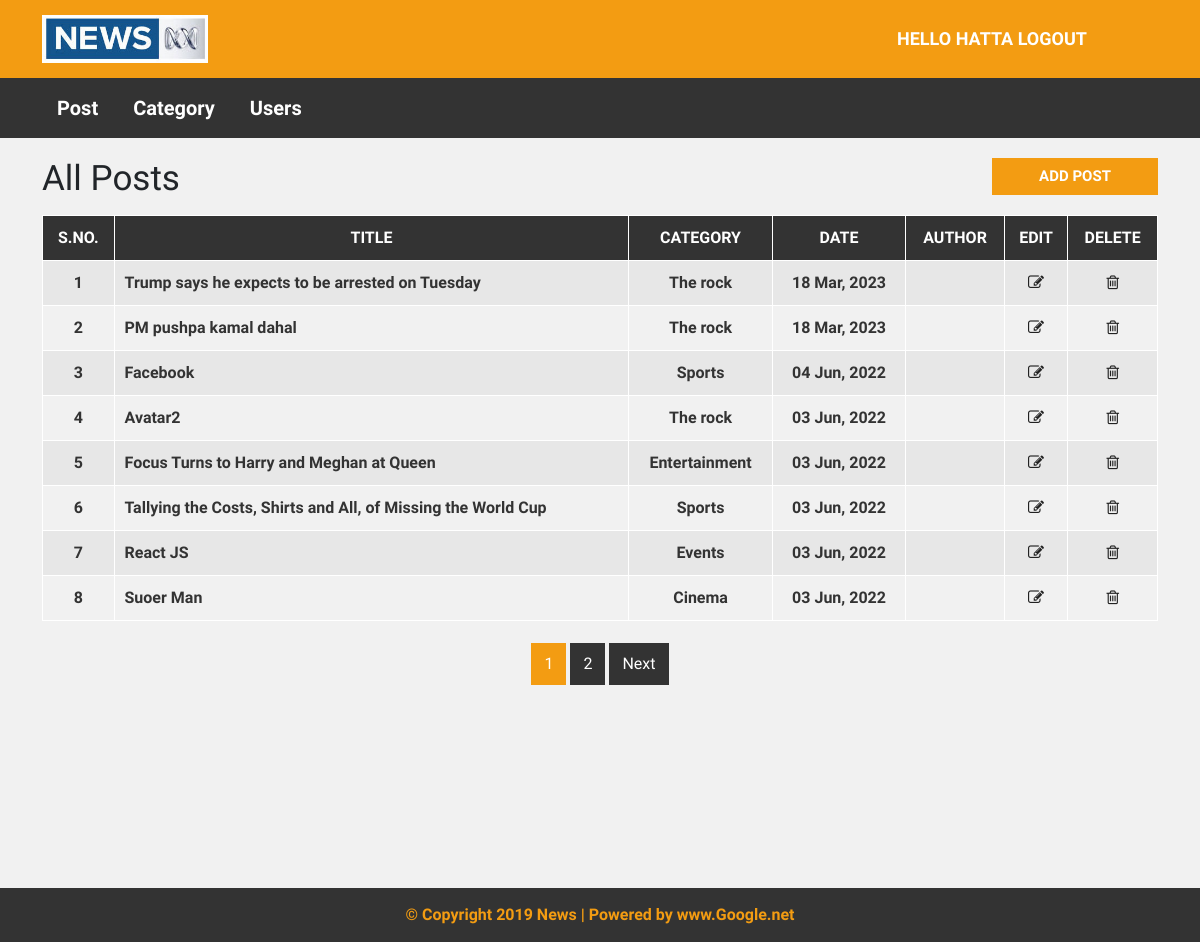
The app's page /admin/post.php (signed in) with its own data.
### tables this page shows
CREATE TABLE `post` (
  `post_id` int(11) NOT NULL,
  `title` varchar(100) NOT NULL,
  `description` text NOT NULL,
  `category` varchar(100) NOT NULL,
  `post_date` varchar(50) NOT NULL,
  `author` int(11) NOT NULL,
  `post_img` varchar(100) NOT NULL
);

CREATE TABLE `category` (
  `category_id` int(11) NOT NULL,
  `category_name` varchar(100) NOT NULL,
  `post` int(11) NOT NULL DEFAULT 0
);

### admin/post.php (the view, shortened to what this page needs)
<?php include ("header.php"); ?>
  <div id="admin-content">
      <div class="container">
          <div class="row">
              <div class="col-md-10">
                  <h1 class="admin-heading">All Posts</h1>
              </div>
              <div class="col-md-2">
                  <a class="add-new" href="add-post.php">add post</a>
              </div>
              <div class="col-md-12">
                <?php
                  include('config.php');
                  $limit = 8;
                  if (isset($_GET['page'])) {
                    $page = $_GET['page'];
                  }else{
                      $page = 1;
                  }
                  $offset = ($page -1)*$limit;
                if ($_SESSION['user_role'] == '1') {
                    $sql = "SELECT *FROM post
                    LEFT JOIN category ON post.category = category.category_id
                    LEFT JOIN user ON post.author = user.user_id
                    ORDER BY post.post_id DESC LIMIT {$offset},{$limit}";
                }elseif($_SESSION['user_role'] == '0'){
                  $sql = "SELECT *FROM post
                  LEFT JOIN category ON post.category = category.category_id
                  LEFT JOIN user ON post.author = user.user_id WHERE post.author={$_SESSION['user_id']}
                   ORDER BY post.post_id DESC LIMIT {$offset},{$limit}";
                }
                  $query = mysqli_query($conn, $sql);
                    if (mysqli_num_rows($query) > 0) {
                ?>
                  <table class="content-table">
                      <thead>
                          <th>S.No.</th>
                          <th>Title</th>
                          <th>Category</th>
                          <th>Date</th>
                          <th>Author</th>
                          <th>Edit</th>
                          <th>Delete</th>
                      </thead>
                      <tbody>
                        <?php
                        $serial = $offset + 1;
                        while ($row = mysqli_fetch_assoc($query)) { ?>
                          <tr>
                              <td class='id'><?php echo $serial; ?></td>
                              <td><?php echo $row['title']; ?></td>
                              <td><?php echo $row['category_name']; ?></td>
                              <td><?php echo $row['post_date']; ?></td>
                              <td><?php echo $row['username']; ?></td>
                              <td class='edit'><a href='update-post.php?id=<?php echo $row['post_id']; ?>'><i class='fa fa-edit'></i></a></td>
                              <td class='delete'><a href='delete-post.php?id=<?php echo $row['post_id']; ?>&catid=<?php echo $row['category']; ?>'><i class='fa fa-trash-o'></i></a></td>
                          </tr>
                        <?php
                        $serial++;
                       }
                        ?>
                      </tbody>
                  </table>
                <?php
                  $sql1 = "SELECT *FROM post";
                  $result1 = mysqli_query($conn, $sql1);
                  if (mysqli_num_rows($result1)>0) {
                      $total_records = mysqli_num_rows($result1);
                      $total_page = ceil($total_records / $limit);
                      echo"<ul class='pagination admin-pagination'>";
                      for ($i=1; $i <= $total_page; $i++) {
                          if ($i == $page) {
                            $active = "active";
                          }else{
                            $active = "";
                          }
                        echo'<li class="'.$active.'"><a href="post.php?page='.$i.'">'.$i.'</a></li>';
                      }
                      if ($total_page > $page) {
                        echo'<li><a href="post.php?page='.($page+1).'">Next</a></li>';
                      }
                    echo"</ul>";
                  }
                    }
                ?>
              </div>
          </div>
      </div>
  </div>
<?php include "footer.php"; ?>

### css/style.css (style rules this page uses)
body { background: #f1f1f1; font-family: 'Libre Franklin', sans-serif; }
a, a:hover, a:focus { text-decoration: none; outline: none; }
ul { margin: 0; padding: 0; list-style: none; }
#admin-content { padding: 20px 0; min-height: 750px; }
#admin-content .admin-heading { font-size: 35px; margin: 0 0 15px; }
#admin-content .add-new { color: #fff; background-color: #F39C12; font-size: 15px; font-weight: 600; text-align: center; text-transform: uppercase; padding: 7px 10px; display: block; transition: all 0.3s; }
#admin-content .content-table { border: 1px solid #1B2631; width: 100%; margin: 0 0 20px; }
#admin-content .content-table thead { color: #fff; background-color: #333; }
#admin-content .content-table th { padding: 10px; border: 1px solid #fff; font-weight: 600; text-align: center; text-transform: uppercase; }
#admin-content .content-table tbody { color: #333; }
#admin-content .content-table tbody tr { background-color: #e7e7e7; }
#admin-content .content-table tbody tr:nth-child(even) { background-color: transparent; }
#admin-content .content-table tbody td { padding: 10px; border: 1px solid #fff; font-weight: 600; text-align: center; }
#admin-content .content-table tbody td:nth-child(2) { text-align: left; }
#admin-content .admin-pagination { margin: 0; }
#admin-content .admin-pagination li a { display: block; }
.id, .edit, .delete { text-align: center; }
.pagination { display: block; text-align: center; margin: 0; }
.pagination li { display: inline-block; color: #fff; cursor: pointer; }
.pagination li a { border: none; background: #333; margin: 2px; padding: 9px 13px; color: #fff; }
.pagination>.active>a { background-color: #F39C12; color: #fff; }
i.fa { color: #222; }

### records on screen
post: title "Trump says he expects to be arrested on Tuesday", category.category_name "The rock", post_date "18 Mar, 2023"
post: title "PM pushpa kamal dahal", category.category_name "The rock", post_date "18 Mar, 2023"
post: title "Facebook", category.category_name "Sports", post_date "04 Jun, 2022"
post: title "Avatar2", category.category_name "The rock", post_date "03 Jun, 2022"
post: title "Focus Turns to Harry and Meghan at Queen", category.category_name "Entertainment", post_date "03 Jun, 2022"
post: title "Tallying the Costs, Shirts and All, of Missing the World Cup", category.category_name "Sports", post_date "03 Jun, 2022"
post: title "React JS", category.category_name "Events", post_date "03 Jun, 2022"
post: title "Suoer Man", category.category_name "Cinema", post_date "03 Jun, 2022"

### other values on screen
$_SESSION['username'] "HATTA"
